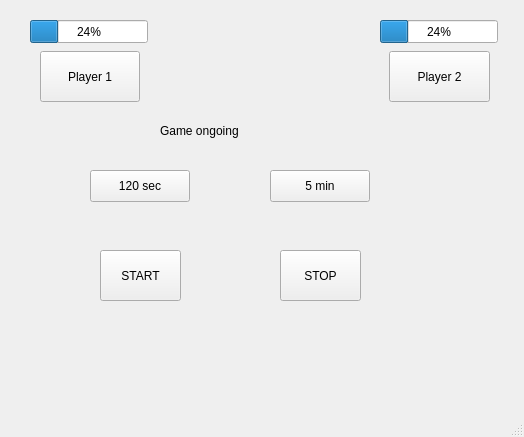
<?xml version="1.0" encoding="UTF-8"?>
<ui version="4.0">
 <class>MainWindow</class>
 <widget class="QMainWindow" name="MainWindow">
  <property name="geometry">
   <rect>
    <x>0</x>
    <y>0</y>
    <width>524</width>
    <height>437</height>
   </rect>
  </property>
  <property name="windowTitle">
   <string>MainWindow</string>
  </property>
  <widget class="QWidget" name="centralwidget">
   <widget class="QProgressBar" name="progressBar_1">
    <property name="geometry">
     <rect>
      <x>30</x>
      <y>20</y>
      <width>118</width>
      <height>23</height>
     </rect>
    </property>
    <property name="value">
     <number>24</number>
    </property>
   </widget>
   <widget class="QProgressBar" name="progressBar_2">
    <property name="geometry">
     <rect>
      <x>380</x>
      <y>20</y>
      <width>118</width>
      <height>23</height>
     </rect>
    </property>
    <property name="value">
     <number>24</number>
    </property>
   </widget>
   <widget class="QPushButton" name="switchButton_1">
    <property name="geometry">
     <rect>
      <x>40</x>
      <y>51</y>
      <width>100</width>
      <height>51</height>
     </rect>
    </property>
    <property name="text">
     <string>Player 1</string>
    </property>
   </widget>
   <widget class="QPushButton" name="switchButton_2">
    <property name="geometry">
     <rect>
      <x>389</x>
      <y>51</y>
      <width>101</width>
      <height>51</height>
     </rect>
    </property>
    <property name="text">
     <string>Player 2</string>
    </property>
   </widget>
   <widget class="QPushButton" name="timeButton_120">
    <property name="geometry">
     <rect>
      <x>90</x>
      <y>170</y>
      <width>100</width>
      <height>32</height>
     </rect>
    </property>
    <property name="text">
     <string>120 sec</string>
    </property>
   </widget>
   <widget class="QPushButton" name="timeButton_5min">
    <property name="geometry">
     <rect>
      <x>270</x>
      <y>170</y>
      <width>100</width>
      <height>32</height>
     </rect>
    </property>
    <property name="text">
     <string>5 min</string>
    </property>
   </widget>
   <widget class="QPushButton" name="startButton">
    <property name="geometry">
     <rect>
      <x>100</x>
      <y>250</y>
      <width>81</width>
      <height>51</height>
     </rect>
    </property>
    <property name="text">
     <string>START</string>
    </property>
   </widget>
   <widget class="QPushButton" name="stopButton">
    <property name="geometry">
     <rect>
      <x>280</x>
      <y>250</y>
      <width>81</width>
      <height>51</height>
     </rect>
    </property>
    <property name="text">
     <string>STOP</string>
    </property>
   </widget>
   <widget class="QLabel" name="label">
    <property name="geometry">
     <rect>
      <x>160</x>
      <y>110</y>
      <width>161</width>
      <height>41</height>
     </rect>
    </property>
    <property name="text">
     <string>Game ongoing</string>
    </property>
   </widget>
  </widget>
  <widget class="QMenuBar" name="menubar">
   <property name="geometry">
    <rect>
     <x>0</x>
     <y>0</y>
     <width>524</width>
     <height>24</height>
    </rect>
   </property>
  </widget>
  <widget class="QStatusBar" name="statusbar"/>
 </widget>
 <resources/>
 <connections/>
</ui>
